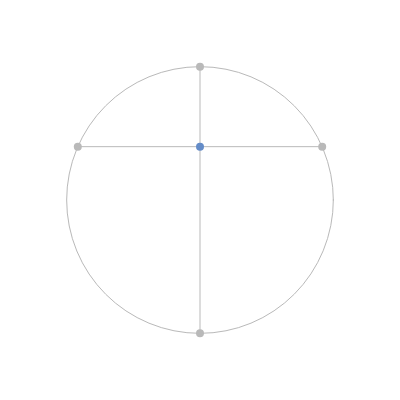
Frame 1 (no input)
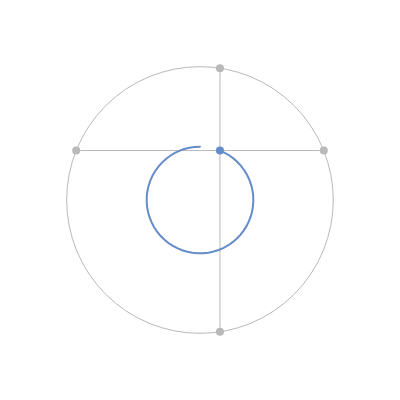
Frame 60 (no input)
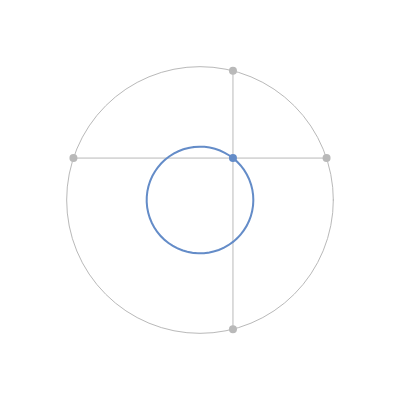
Frame 120 (the mouse pressed at the canvas centre since frame 60)

The p5.js sketch that drew these frames (run headless with seeded random() and noise() and a simulated clock; from frame 60 on, the mouse is pressed at the canvas centre):

// p5.js sketch
// ── sketch.js

function make2DArray(rows, cols) {
    var arr = new Array(rows); //like arr[]; but with number of columns hardcoded
    for (var i = 0; i < arr.length; i++) {
        arr[i] = new Array(cols);
    }
    return arr;
}

let angle = 0;
let cols;
let rows;
let curves;
let width = 400;
let height = 400;
let center = {x: (width/2), y: (height/2)}
let w = width < height ? width/3 : height/3;
let i = Math.floor(Math.random()*10);
let j = Math.floor(Math.random()*10);

function setup() {
    createCanvas(width, height);

    cols = 1;
    rows = 1;
    curves = make2DArray(rows, cols);
    curves[rows - 1][cols - 1] = new Curve();

}

function draw() {

    background(255);
    let d = w - 0.2 * w;
    let r = d / 2;
    noFill();

    strokeWeight(1);
    stroke(185);
// fill(255);TODO: should set circle background color from parametr
    ellipse(center.x, center.y, w*2, w*2);
// let i = 3;//set speed 1

    let cx = w + w / 2;
    let cy = w / 2;

    let x = r * cos(angle * (i + 1) - HALF_PI);
    let y = r * sin(angle * (i + 1) - HALF_PI);

    strokeWeight(8);
    stroke(185);


    point(cx + x, center.y - Math.sqrt( w*w - Math.pow((center.x - cx + x),2)) );
    point(cx + x, center.y + Math.sqrt( w*w - Math.pow((center.x - cx + x),2)) );

    strokeWeight(1);

// line(cx + x, cy + y, cx + x, cy*5 + y);
    line(cx + x,
        center.y - Math.sqrt( w*w - Math.pow((center.x - cx + x),2)),
        cx + x,
        center.y + Math.sqrt( w*w - Math.pow((center.x - cx + x),2)) );
//   Math.sqrt(w*4 - Math.pow((cx + x),2))

    curves[rows - 1][cols - 1].setX(cx + x);

    let mx1 = w * cos(angle * (1) - HALF_PI)+center.x;
    let my1 = w * sin(angle * (1) - HALF_PI)+center.y;
    let mx2 = w * cos(angle * (1) - HALF_PI*2)+center.x;
    let my2 = w * sin(angle * (1) - HALF_PI*2)+center.y;
    let mx3 = w * cos(angle * (1) - HALF_PI*3)+center.x;
    let my3 = w * sin(angle * (1) - HALF_PI*3)+center.y;
    let mx4 = w * cos(angle * (1) - HALF_PI*4)+center.x;
    let my4 = w * sin(angle * (1) - HALF_PI*4)+center.y;


//   strokeWeight(10);

// 	point(mx1, my1);
// 	point(mx2, my2);
// 	point(mx3, my3);
// 	point(mx4, my4);

//   strokeWeight(2);
// 	ellipse(mx1, my1, d, d);
// 	ellipse(mx2, my2, d, d);
// 	ellipse(mx3, my3, d, d);
// 	ellipse(mx4, my4, d, d);

    noFill();
    stroke(185);
// let j = 5;//set speed 2

    cx = w / 2;
    cy = w + w / 2;

    strokeWeight(1);

    x = r * cos(angle * (j + 1) - HALF_PI);
    y = r * sin(angle * (j + 1) - HALF_PI);

    strokeWeight(8);
    stroke(185);

    point(center.y - Math.sqrt( w*w - Math.pow((center.y - cy + y),2)) , cy + y);
    point(center.y + Math.sqrt( w*w - Math.pow((center.y - cy + y),2)), cy + y);

    stroke(185);
    strokeWeight(1);

    line(center.y - Math.sqrt( w*w - Math.pow((center.y - cy + y),2)),
        cy + y,
        center.y + Math.sqrt( w*w - Math.pow((center.y - cy + y),2)),
        cy + y);

    curves[rows - 1][cols - 1].setY(cy + y);


    curves[rows - 1][cols - 1].addPoint();
    curves[rows - 1][cols - 1].show();

    angle -= 0.01;

    if (angle < -TWO_PI) {
        i = Math.min(3,Math.floor(Math.random()*9));
        j = Math.min(4,Math.floor(Math.random()*9));
        curves[rows - 1][cols - 1].reset();
        angle = 0;
    }
}

// ── curve.js
class Curve {

    constructor() {
        this.path = [];
        this.current = createVector();
        this.strokeColor = [100, 140, 200];
        this.randomColor = [Math.floor(Math.random() * 2), Math.floor(Math.random() * 3), Math.floor(Math.random() * 2)];
    }

    setX(x) {
        this.current.x = x;
    }

    setY(y) {
        this.current.y = y;
    }

    getStrokeColor() {
        this.strokeColor[0] = this.switchColor(0);
        this.strokeColor[1] = this.switchColor(1);
        this.strokeColor[2] = this.switchColor(2);
        return this.strokeColor;
    }
    switchColor(index) {
        if ((this.strokeColor[index] + this.randomColor[index]) < 255) {
            if ((this.strokeColor[index] + this.randomColor[index]) > 10) {
                return this.strokeColor[index] + this.randomColor[index] * Math.random();
            } else {
                this.randomColor[index] = -this.randomColor[index];
                return this.strokeColor[index] + this.randomColor[index]* Math.random();;
            }

        } else {
            this.randomColor[index] = -this.randomColor[index];
            return this.strokeColor[index] + this.randomColor[index]* Math.random();;
        }

    }

    addPoint() {
        this.path.push(this.current);
    }

    reset() {
        this.path = [];
    }

    show(x, y) {
        stroke(...this.getStrokeColor());
        strokeWeight(2);
        noFill();
        beginShape();
        for (let v of this.path) {
            vertex(v.x, v.y);
        }
        endShape();

        strokeWeight(8);
        point(this.current.x, this.current.y);
        this.current = createVector();
    }
}
